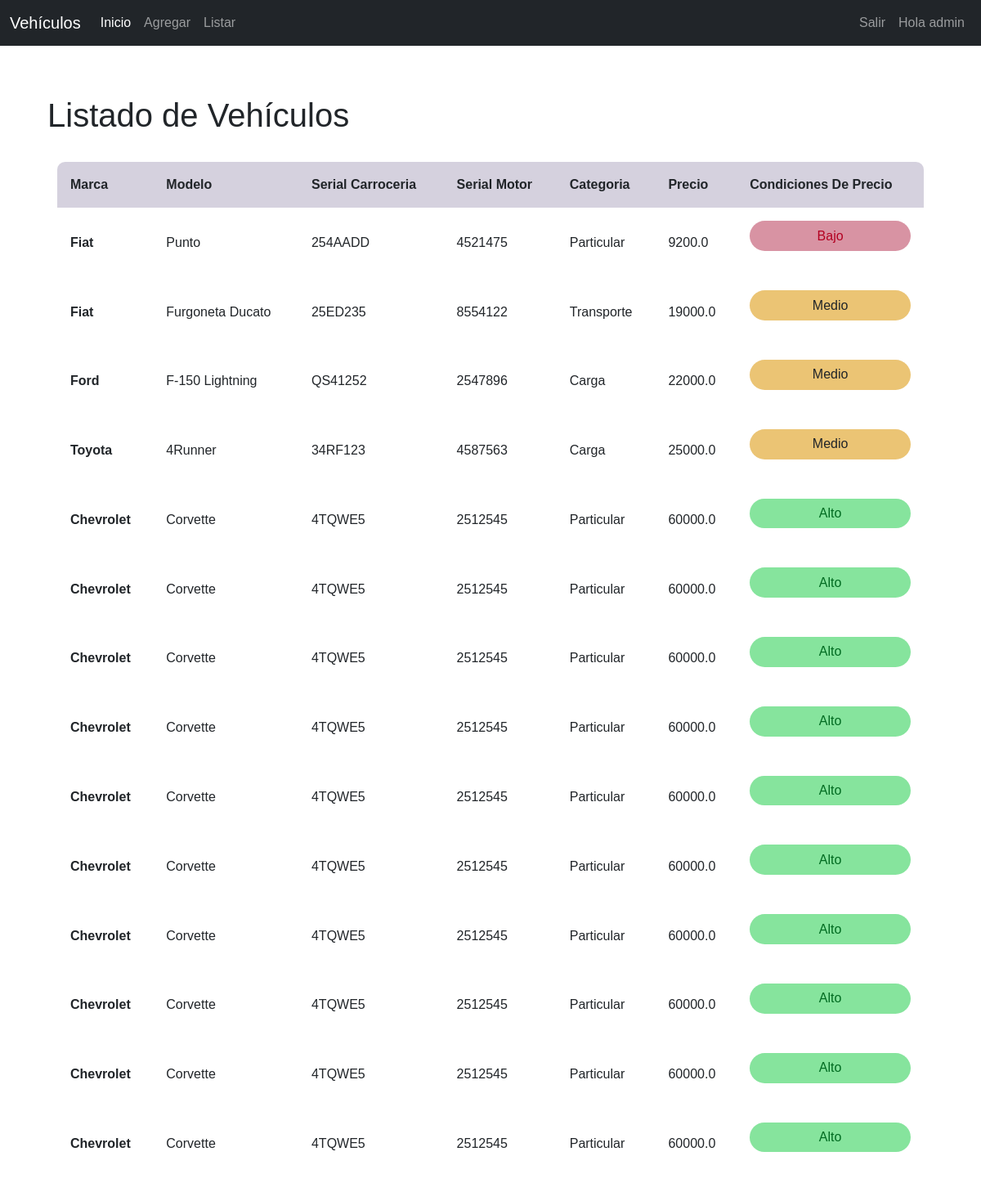
Screenshot of /listar/ (signed in) with the database file from the repository.
### vehiculo/models.py (models this page shows, shortened)
class VehiculoModel(models.Model):
    MARCA_CHOICES = [
        ('Fiat', 'Fiat'),
        ('Chevrolet', 'Chevrolet'),
        ('Ford', 'Ford'),
        ('Toyota', 'Toyota'),
    ]
    CATEGORIA_CHOICES = [
        ('Particular', 'Particular'),
        ('Transporte', 'Transporte'),
        ('Carga', 'Carga'),
    ]
    marca = models.CharField(max_length=20, choices=MARCA_CHOICES, default='Ford')
    modelo = models.CharField(max_length=100)
    serial_carroceria = models.CharField(max_length=50)
    serial_motor = models.CharField(max_length=50)
    categoria = models.CharField(max_length=20, choices=CATEGORIA_CHOICES, default='Particular')
    precio = models.FloatField()
    fecha_creacion = models.DateTimeField(auto_now_add=True)
    fecha_modificacion = models.DateTimeField(auto_now=True)
    class Meta:
        permissions= [("visualizar_catalogo","Puede visualizar_catalogo"), ("add", "Puede agregar vehiculos")]

### vehiculo/views.py (the view)
# urls.py: path('listar/', listar_vehiculo, name= "listar"),
@login_required
def listar_vehiculo(request):
        vehiculos = VehiculoModel.objects.all()
        has_add_permission = request.user.has_perm('vehiculo.add_vehiculomodel')
        context = {'lista_vehiculos': vehiculos, 'has_add_permission': has_add_permission }
        return render(request, 'listar.html', context)

### templates/listar.html
{% extends 'base.html' %}
{% load static %}
{% block content %}
    <div class="container py-5" id=" vehiculo-list">
        <section class="table__header">
            <h1> Listado de Vehículos </h1>
        </section>
        <section class="table__body">
            <table >
                <thead>
                    <tr>
                        <th> Marca </th>
                        <th> Modelo </th>
                        <th> Serial Carroceria </th>
                        <th> Serial Motor </th>
                        <th> Categoria </th>
                        <th> Precio </th>
			            <th> Condiciones de Precio </th>
                    </tr>
                </thead>
	        {% if lista_vehiculos %}
            {% for item in lista_vehiculos %}
                <tbody>
                    <tr>
                        <th>{{item.marca}}</th>
                	    <td>{{item.modelo}}</td>
                	    <td>{{item.serial_carroceria}}</td>
                	    <td>{{item.serial_motor}}</td>
                	    <td>{{item.categoria}}</td>
                	    <td>{{item.precio}}</td>
                	    <td>
                    		{% if item.precio > 30000 %}
                        		<p class="status delivered">Alto</p>
                    		{% elif item.precio > 10000 and item.precio <= 30000 %}
                        		<p class="status pending">Medio</p>
                    		{% elif item.precio <= 10000 %}
                        		<p class="status cancelled">Bajo</p>
                    		{% else %}
                        		Valor inválido
                    		{% endif %}
                	    </td>
                    </tr>
                </tbody>
		    {% endfor %}
        	{% else %}
		    <h1> No tengo información de vehículos </h1>
            {% endif %}
            </table>
        </section>
</div>
{% endblock %}

### templates/base.html (shortened to what this page needs)
{% load static %}
<!DOCTYPE html>
<html lang="en">
<head>
    <link rel="stylesheet" type="text/css" href="{% static 'style.css' %}">
    {% load bootstrap5 %}
    {% bootstrap_css %}
</head>
<body>
    {% block nav %}
        {% include 'menu.html' %}
    {% endblock nav %}
    {% block content %}
    {% endblock content %}
</body>
</html>

### templates/menu.html (shortened to what this page needs)
{% extends 'base.html' %}
{% block nav %}
<body>
  <header>
    <div class="interior">
    <nav class="navbar navbar-expand-lg navbar-dark bg-dark navegacion">
        <div class="container-fluid">
          <a class="navbar-brand blanco" href="#">Vehículos</a>
          <div class="collapse navbar-collapse" id="navbarSupportedContent">
            {% if user.is_authenticated %}
            <ul class="navbar-nav me-auto mb-2 mb-lg-0">
              <li class="nav-item">
                <a class="nav-link active" aria-current="page" href="/">Inicio</a>
              </li>
              {% if has_add_permission %}
              <li class="nav-item">
                <a class="nav-link" href="http://127.0.0.1:8000/vehiculo/add">Agregar</a>
              </li>
              {% endif %}
              <li class="nav-item">
                <a class="nav-link" href="http://127.0.0.1:8000/vehiculo/listar">Listar</a>
              </li>
            </ul>
            <ul class=" navbar-nav mr-auto">
              <li class="nav-item">
                <a class="nav-link" href="/vehiculo/logout"> Salir </a>
              </li>
              <li class="nav-item">
                <a class="nav-link" href="/admin"> Hola {{user.username}} </a>
              </li>
            </ul>
            {% endif %}
          </div>
        </div>
      </nav>
    </div>
  </header>
</body>
{% endblock %}

### static/style.css (style rules this page uses)
* { margin: 0; padding: 0; box-sizing: border-box; font-family: sans-serif; }
.table__header { width: 100%; height: 10%; background-color: #fff4; padding: .8rem 1rem; display: flex; justify-content: space-between; align-items: center; }
.table__body { width: 95%; max-height: calc(89% - 1.6rem); background-color: #fffb; margin: .8rem auto; border-radius: .6rem; overflow: auto; overflow: overlay; }
table { width: 100%; }
table, th, td { border-collapse: collapse; padding: 1rem; text-align: left; }
thead th { position: sticky; top: 0; left: 0; background-color: #d5d1defe; cursor: pointer; text-transform: capitalize; }
tbody tr { --delay: .1s; transition: .5s ease-in-out var(--delay), background-color 0s; }
tbody tr td, tbody tr td p, tbody tr td img { transition: .2s ease-in-out; }
.status { padding: .4rem 0; border-radius: 2rem; text-align: center; }
.status.delivered { background-color: #86e49d; color: #006b21; }
.status.cancelled { background-color: #d893a3; color: #b30021; }
.status.pending { background-color: #ebc474; }

### rows the page displays
VehiculoModel: marca "Fiat", modelo "Punto", serial_carroceria "254AADD", serial_motor "4521475", categoria "Particular", precio "9200.0", shows "Bajo"
VehiculoModel: marca "Fiat", modelo "Furgoneta Ducato", serial_carroceria "25ED235", serial_motor "8554122", categoria "Transporte", precio "19000.0", shows "Medio"
VehiculoModel: marca "Ford", modelo "F-150 Lightning", serial_carroceria "QS41252", serial_motor "2547896", categoria "Carga", precio "22000.0", shows "Medio"
VehiculoModel: marca "Toyota", modelo "4Runner", serial_carroceria "34RF123", serial_motor "4587563", categoria "Carga", precio "25000.0", shows "Medio"
VehiculoModel: marca "Chevrolet", modelo "Corvette", serial_carroceria "4TQWE5", serial_motor "2512545", categoria "Particular", precio "60000.0", shows "Alto"
VehiculoModel: marca "Chevrolet", modelo "Corvette", serial_carroceria "4TQWE5", serial_motor "2512545", categoria "Particular", precio "60000.0", shows "Alto"
VehiculoModel: marca "Chevrolet", modelo "Corvette", serial_carroceria "4TQWE5", serial_motor "2512545", categoria "Particular", precio "60000.0", shows "Alto"
VehiculoModel: marca "Chevrolet", modelo "Corvette", serial_carroceria "4TQWE5", serial_motor "2512545", categoria "Particular", precio "60000.0", shows "Alto"
VehiculoModel: marca "Chevrolet", modelo "Corvette", serial_carroceria "4TQWE5", serial_motor "2512545", categoria "Particular", precio "60000.0", shows "Alto"
VehiculoModel: marca "Chevrolet", modelo "Corvette", serial_carroceria "4TQWE5", serial_motor "2512545", categoria "Particular", precio "60000.0", shows "Alto"
VehiculoModel: marca "Chevrolet", modelo "Corvette", serial_carroceria "4TQWE5", serial_motor "2512545", categoria "Particular", precio "60000.0", shows "Alto"
VehiculoModel: marca "Chevrolet", modelo "Corvette", serial_carroceria "4TQWE5", serial_motor "2512545", categoria "Particular", precio "60000.0", shows "Alto"
VehiculoModel: marca "Chevrolet", modelo "Corvette", serial_carroceria "4TQWE5", serial_motor "2512545", categoria "Particular", precio "60000.0", shows "Alto"
VehiculoModel: marca "Chevrolet", modelo "Corvette", serial_carroceria "4TQWE5", serial_motor "2512545", categoria "Particular", precio "60000.0", shows "Alto"

### other values shown
{{ user.username }} "admin"
